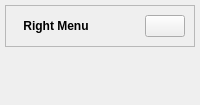
           <widget class="QCustomSlideMenu" name="rightMenuContainer" native="true">
            <property name="minimumSize">
             <size>
              <width>200</width>
              <height>0</height>
             </size>
            </property>
            <property name="maximumSize">
             <size>
              <width>200</width>
              <height>365</height>
             </size>
            </property>
            <layout class="QVBoxLayout" name="verticalLayout_11">
             <property name="spacing">
              <number>0</number>
             </property>
             <property name="leftMargin">
              <number>0</number>
             </property>
             <property name="topMargin">
              <number>0</number>
             </property>
             <property name="rightMargin">
              <number>0</number>
             </property>
             <property name="bottomMargin">
              <number>0</number>
             </property>
             <item>
              <widget class="QWidget" name="rightMenuSubContainer" native="true">
               <property name="sizePolicy">
                <sizepolicy hsizetype="Preferred" vsizetype="Preferred">
                 <horstretch>0</horstretch>
                 <verstretch>0</verstretch>
                </sizepolicy>
               </property>
               <property name="minimumSize">
                <size>
                 <width>200</width>
                 <height>0</height>
                </size>
               </property>
               <layout class="QVBoxLayout" name="verticalLayout_12">
                <property name="spacing">
                 <number>5</number>
                </property>
                <property name="leftMargin">
                 <number>5</number>
                </property>
                <property name="topMargin">
                 <number>5</number>
                </property>
                <property name="rightMargin">
                 <number>5</number>
                </property>
                <property name="bottomMargin">
                 <number>5</number>
                </property>
                <item>
                 <widget class="QFrame" name="frame_8">
                  <property name="frameShape">
                   <enum>QFrame::StyledPanel</enum>
                  </property>
                  <property name="frameShadow">
                   <enum>QFrame::Raised</enum>
                  </property>
                  <layout class="QHBoxLayout" name="horizontalLayout_8">
                   <item>
                    <widget class="QLabel" name="label_7">
                     <property name="font">
                      <font>
                       <weight>75</weight>
                       <bold>true</bold>
                      </font>
                     </property>
                     <property name="text">
                      <string>Right Menu</string>
                     </property>
                     <property name="alignment">
                      <set>Qt::AlignCenter</set>
                     </property>
                    </widget>
                   </item>
                   <item alignment="Qt::AlignRight">
                    <widget class="QPushButton" name="closeRightMenuBtn">
                     <property name="toolTip">
                      <string>Close Menu</string>
                     </property>
                     <property name="text">
                      <string/>
                     </property>
                     <property name="icon">
                      <iconset resource="resources.qrc">
                       <normaloff>:/icons/icon/x-circle.svg</normaloff>:/icons/icon/x-circle.svg</iconset>
                     </property>
                     <property name="iconSize">
                      <size>
                       <width>24</width>
                       <height>24</height>
                      </size>
                     </property>
                    </widget>
                   </item>
                  </layout>
                 </widget>
                </item>
                <item>
                 <widget class="QCustomStackedWidget" name="rightMenuPages">
                  <property name="currentIndex">
                   <number>0</number>
                  </property>
                  <widget class="QWidget" name="page_10">
                   <layout class="QVBoxLayout" name="verticalLayout_13">
                    <item>
                     <widget class="QFrame" name="frame_IdC">
                      <property name="frameShape">
                       <enum>QFrame::StyledPanel</enum>
                      </property>
                      <property name="frameShadow">
                       <enum>QFrame::Raised</enum>
                      </property>
                      <widget class="QLabel" name="label_8">
                       <property name="geometry">
                        <rect>
                         <x>0</x>
                         <y>0</y>
                         <width>41</width>
                         <height>40</height>
                        </rect>
                       </property>
                       <property name="font">
                        <font>
                         <pointsize>9</pointsize>
                         <weight>75</weight>
                         <bold>true</bold>
                        </font>
                       </property>
                       <property name="text">
                        <string>Id :</string>
                       </property>
                      </widget>
                      <widget class="QTextBrowser" name="textIdC">
                       <property name="geometry">
                        <rect>
                         <x>60</x>
                         <y>0</y>
                         <width>111</width>
                         <height>40</height>
                        </rect>
                       </property>
                       <property name="sizePolicy">
                        <sizepolicy hsizetype="Preferred" vsizetype="Preferred">
                         <horstretch>0</horstretch>
                         <verstretch>0</verstretch>
                        </sizepolicy>
                       </property>
                       <property name="font">
                        <font>
                         <pointsize>11</pointsize>
                        </font>
                       </property>
                       <property name="sizeAdjustPolicy">
                        <enum>QAbstractScrollArea::AdjustToContents</enum>
                       </property>
                      </widget>
                     </widget>
                    </item>
                    <item>
                     <widget class="QFrame" name="frame_UsernameC">
                      <property name="frameShape">
                       <enum>QFrame::StyledPanel</enum>
                      </property>
                      <property name="frameShadow">
                       <enum>QFrame::Raised</enum>
                      </property>
                      <widget class="QLabel" name="label_17">
                       <property name="geometry">
                        <rect>
                         <x>0</x>
                         <y>0</y>
                         <width>61</width>
                         <height>40</height>
                        </rect>
                       </property>
                       <property name="font">
                        <font>
                         <pointsize>9</pointsize>
                         <weight>75</weight>
                         <bold>true</bold>
                        </font>
                       </property>
                       <property name="text">
                        <string>Usename :</string>
                       </property>
                      </widget>
                      <widget class="QTextBrowser" name="textUsernameC">
                       <property name="geometry">
                        <rect>
                         <x>60</x>
                         <y>0</y>
                         <width>111</width>
                         <height>40</height>
                        </rect>
                       </property>
                       <property name="sizePolicy">
                        <sizepolicy hsizetype="Preferred" vsizetype="Preferred">
                         <horstretch>0</horstretch>
                         <verstretch>0</verstretch>
                        </sizepolicy>
                       </property>
                       <property name="font">
                        <font>
                         <pointsize>11</pointsize>
                        </font>
                       </property>
                       <property name="sizeAdjustPolicy">
                        <enum>QAbstractScrollArea::AdjustToContentsOnFirstShow</enum>
                       </property>
                      </widget>
                     </widget>
                    </item>
                    <item>
                     <widget class="QFrame" name="frame_Name">
                      <property name="frameShape">
                       <enum>QFrame::StyledPanel</enum>
                      </property>
                      <property name="frameShadow">
                       <enum>QFrame::Raised</enum>
                      </property>
                      <widget class="QLabel" name="label_18">
                       <property name="geometry">
                        <rect>
                         <x>0</x>
                         <y>0</y>
                         <width>41</width>
                         <height>40</height>
                        </rect>
                       </property>
                       <property name="font">
                        <font>
                         <pointsize>9</pointsize>
                         <weight>75</weight>
                         <bold>true</bold>
                        </font>
                       </property>
                       <property name="text">
                        <string>Name :</string>
                       </property>
                      </widget>
                      <widget class="QTextBrowser" name="textNameC">
                       <property name="geometry">
                        <rect>
                         <x>60</x>
                         <y>0</y>
                         <width>101</width>
                         <height>40</height>
                        </rect>
                       </property>
                       <property name="sizePolicy">
                        <sizepolicy hsizetype="Preferred" vsizetype="Preferred">
                         <horstretch>0</horstretch>
                         <verstretch>0</verstretch>
                        </sizepolicy>
                       </property>
                       <property name="font">
                        <font>
                         <pointsize>11</pointsize>
                        </font>
                       </property>
                       <property name="sizeAdjustPolicy">
                        <enum>QAbstractScrollArea::AdjustToContentsOnFirstShow</enum>
                       </property>
                      </widget>
                     </widget>
                    </item>
                    <item>
                     <widget class="QFrame" name="frame_Hospital">
                      <property name="frameShape">
                       <enum>QFrame::StyledPanel</enum>
                      </property>
                      <property name="frameShadow">
                       <enum>QFrame::Raised</enum>
                      </property>
                      <widget class="QLabel" name="label_20">
                       <property name="geometry">
                        <rect>
                         <x>0</x>
                         <y>0</y>
                         <width>61</width>
                         <height>40</height>
                        </rect>
                       </property>
                       <property name="font">
                        <font>
                         <pointsize>9</pointsize>
                         <weight>75</weight>
                         <bold>true</bold>
                        </font>
                       </property>
                       <property name="text">
                        <string>Hospital :</string>
                       </property>
                      </widget>
                      <widget class="QTextBrowser" name="textHospital">
                       <property name="geometry">
                        <rect>
                         <x>60</x>
                         <y>0</y>
                         <width>101</width>
                         <height>40</height>
                        </rect>
                       </property>
                       <property name="sizePolicy">
                        <sizepolicy hsizetype="Preferred" vsizetype="Preferred">
                         <horstretch>0</horstretch>
                         <verstretch>0</verstretch>
                        </sizepolicy>
                       </property>
                       <property name="font">
                        <font>
                         <pointsize>11</pointsize>
                        </font>
                       </property>
                       <property name="sizeAdjustPolicy">
                        <enum>QAbstractScrollArea::AdjustToContentsOnFirstShow</enum>
                       </property>
                      </widget>
                     </widget>
                    </item>
                    <item>
                     <widget class="QFrame" name="frame_Wilaya">
                      <property name="frameShape">
                       <enum>QFrame::StyledPanel</enum>
                      </property>
                      <property name="frameShadow">
                       <enum>QFrame::Raised</enum>
                      </property>
                      <widget class="QLabel" name="label_21">
                       <property name="geometry">
                        <rect>
                         <x>0</x>
                         <y>0</y>
                         <width>61</width>
                         <height>40</height>
                        </rect>
                       </property>
                       <property name="font">
                        <font>
                         <pointsize>9</pointsize>
                         <weight>75</weight>
                         <bold>true</bold>
                        </font>
                       </property>
                       <property name="text">
                        <string>Wilaya :</string>
                       </property>
                      </widget>
                      <widget class="QTextBrowser" name="textWilayaC">
                       <property name="geometry">
                        <rect>
                         <x>60</x>
                         <y>0</y>
                         <width>101</width>
                         <height>40</height>
                        </rect>
                       </property>
                       <property name="sizePolicy">
                        <sizepolicy hsizetype="Preferred" vsizetype="Preferred">
                         <horstretch>0</horstretch>
                         <verstretch>0</verstretch>
                        </sizepolicy>
                       </property>
                       <property name="font">
                        <font>
                         <pointsize>11</pointsize>
                        </font>
                       </property>
                       <property name="sizeAdjustPolicy">
                        <enum>QAbstractScrollArea::AdjustToContentsOnFirstShow</enum>
                       </property>
                      </widget>
                     </widget>
                    </item>
                    <item>
                     <widget class="QFrame" name="frame_Grade">
                      <property name="frameShape">
                       <enum>QFrame::StyledPanel</enum>
                      </property>
                      <property name="frameShadow">
                       <enum>QFrame::Raised</enum>
                      </property>
                      <widget class="QLabel" name="label_23">
                       <property name="geometry">
                        <rect>
                         <x>0</x>
                         <y>0</y>
                         <width>41</width>
                         <height>40</height>
                        </rect>
                       </property>
                       <property name="font">
                        <font>
                         <pointsize>9</pointsize>
                         <weight>75</weight>
                         <bold>true</bold>
                        </font>
                       </property>
                       <property name="text">
                        <string>Grade :</string>
                       </property>
                      </widget>
                      <widget class="QTextBrowser" name="textGrade">
                       <property name="geometry">
                        <rect>
                         <x>60</x>
                         <y>0</y>
                         <width>101</width>
                         <height>40</height>
                        </rect>
                       </property>
                       <property name="sizePolicy">
                        <sizepolicy hsizetype="Preferred" vsizetype="Preferred">
                         <horstretch>0</horstretch>
                         <verstretch>0</verstretch>
                        </sizepolicy>
                       </property>
                       <property name="font">
                        <font>
                         <pointsize>11</pointsize>
                        </font>
                       </property>
                       <property name="sizeAdjustPolicy">
                        <enum>QAbstractScrollArea::AdjustToContentsOnFirstShow</enum>
                       </property>
                      </widget>
                     </widget>
                    </item>
                   </layout>
                  </widget>
                  <widget class="QWidget" name="page_4">
                   <widget class="QLabel" name="label_9">
                    <property name="geometry">
                     <rect>
                      <x>9</x>
                      <y>9</y>
                      <width>38</width>
                      <height>21</height>
                     </rect>
                    </property>
                    <property name="font">
                     <font>
                      <pointsize>13</pointsize>
                     </font>
                    </property>
                    <property name="text">
                     <string>more</string>
                    </property>
                    <property name="alignment">
                     <set>Qt::AlignCenter</set>
                    </property>
                   </widget>
                  </widget>
                 </widget>
                </item>
               </layout>
              </widget>
             </item>
            </layout>
           </widget>
